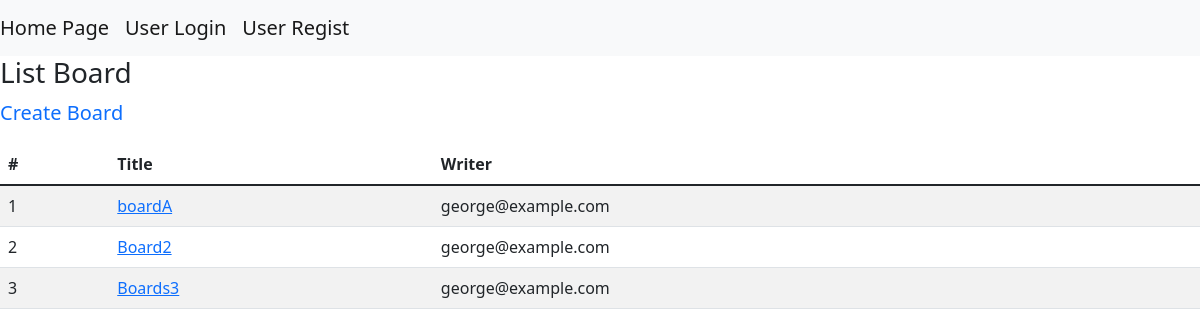
The app's page /boards/list_themes, older data.
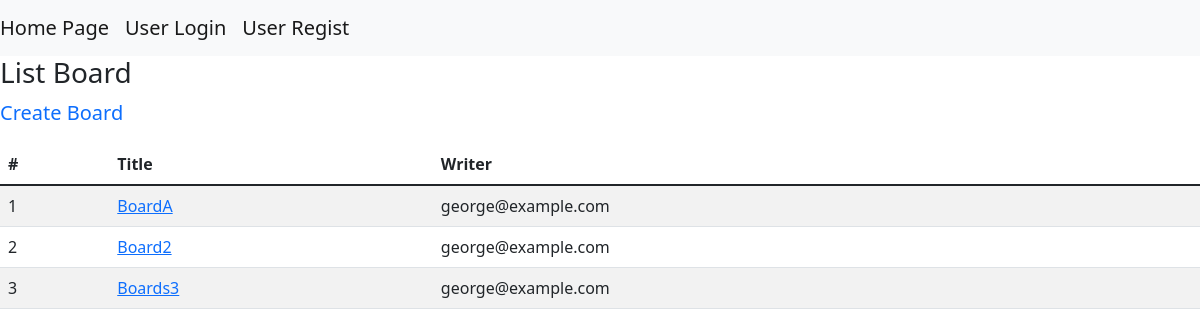
The same page, newer data.
### boards/models.py (models this page shows)
class Themes(models.Model):
    title = models.CharField(max_length=255)
    user = models.ForeignKey(
        "accounts.Users", on_delete=models.CASCADE
    )
    objects = ThemesManager()
    class Meta:
        db_table = "themes"

### accounts/models.py (models this page shows)
class Users(AbstractBaseUser, PermissionsMixin):
    username = models.CharField(max_length=255)
    age = models.PositiveIntegerField()
    email = models.EmailField(max_length=255, unique=True)
    is_active = models.BooleanField(default=False)
    is_staff = models.BooleanField(default=False)
    picture = models.FileField(null=True, upload_to='picture/')
    objects = UserManager()
    USERNAME_FIELD = "email"
    REQUIRED_FIELD = ["username"]
    class Meta:
        db_table = "users"

### boards/views.py (the view)
# urls.py: path("list_themes", views.list_themes, name="list_themes"),
def list_themes(request):
    themes = Themes.objects.fetch_all_themes()
    return render(request, "boards/list_themes.html", context={
        "themes": themes
    })

### boards/models.py (called while the page is built)
    def fetch_all_themes(self):
        return self.order_by('id').all()

### templates/boards/list_themes.html (shortened to what this page needs)
{% extends 'base.html' %}
{% block content %}
<h3>List Board</h3>
<p><a class="navbar-brand" href="{% url 'boards:create_theme' %}">Create Board</a></p>
<table class="table table-striped table-hover">
    <thead>
        <tr>
            <th>#</th>
            <th>Title</th>
            <th>Writer</th>
        </tr>
    </thead>
    <tbody>
        {% for theme in themes %}
        <tr>
            <td>{{ forloop.counter }}</td>
            <td><a href="{% url 'boards:post_comments' theme_id=theme.id %}">{{ theme.title }}</a></td>
            {% if theme.user.id == user.id %}
                <td><a href="{% url 'boards:edit_theme' id=theme.id %}">{{ theme.user }}</a></td>
            {% else %}
                <td>{{ theme.user }}</td>
            {% endif %}
        </tr>
        {% endfor %}
    </tbody>
</table>
{% endblock content %}

Row changes from the older to the newer data that the page shows:
changed Themes: title "boardA" → "BoardA"
